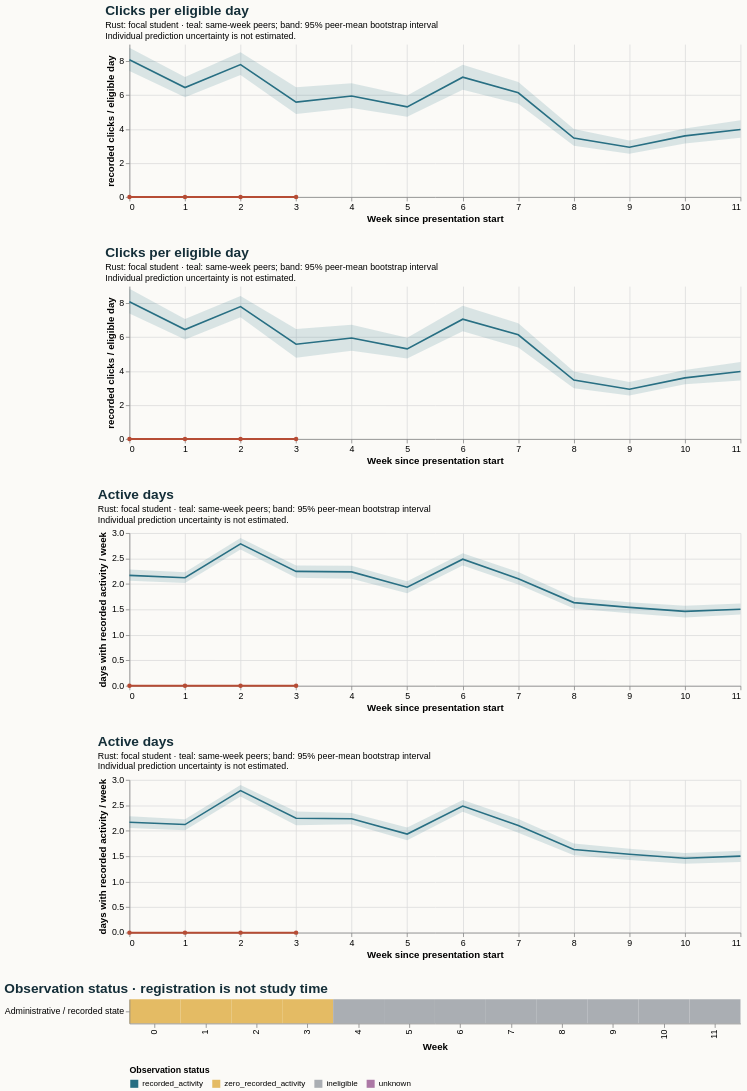

Specify this chart in Vega-Lite:
### Vega-Lite specification from a JSON file in a GitHub repository (floating-point values rounded to 4 significant figures)
{"$schema": "https://vega.github.io/schema/vega-lite/v5.20.1.json", "config": {"axis": {"labelFontSize": 11, "titleFontSize": 12}, "background": "#fbfaf7", "font": "sans-serif", "title": {"anchor": "start", "color": "#142e38", "fontSize": 17, "subtitleFontSize": 11}, "view": {"continuousHeight": 300, "continuousWidth": 300, "stroke": null}}, "datasets": {"data-742c6a8fb82c8370de9a3a588a9fd194": [{"eligible_days": 7.0, "end_day": 6, "logging_completeness": "unknown", "observation_status": "zero_recorded_activity", "row": "Administrative / recorded state", "score_status": "withheld_release_time_unknown", "start_day": 0, "value": 0.0, "week": 0}, {"eligible_days": 7.0, "end_day": 13, "logging_completeness": "unknown", "observation_status": "zero_recorded_activity", "row": "Administrative / recorded state", "score_status": "withheld_release_time_unknown", "start_day": 7, "value": 0.0, "week": 1}, {"eligible_days": 7.0, "end_day": 20, "logging_completeness": "unknown", "observation_status": "zero_recorded_activity", "row": "Administrative / recorded state", "score_status": "withheld_release_time_unknown", "start_day": 14, "value": 0.0, "week": 2}, {"eligible_days": 6.0, "end_day": 27, "logging_completeness": "unknown", "observation_status": "zero_recorded_activity", "row": "Administrative / recorded state", "score_status": "withheld_release_time_unknown", "start_day": 21, "value": 0.0, "week": 3}, {"eligible_days": 0.0, "end_day": 34, "logging_completeness": "unknown", "observation_status": "ineligible", "row": "Administrative / recorded state", "score_status": "withheld_release_time_unknown", "start_day": 28, "value": null, "week": 4}, {"eligible_days": 0.0, "end_day": 41, "logging_completeness": "unknown", "observation_status": "ineligible", "row": "Administrative / recorded state", "score_status": "withheld_release_time_unknown", "start_day": 35, "value": null, "week": 5}, {"eligible_days": 0.0, "end_day": 48, "logging_completeness": "unknown", "observation_status": "ineligible", "row": "Administrative / recorded state", "score_status": "withheld_release_time_unknown", "start_day": 42, "value": null, "week": 6}, {"eligible_days": 0.0, "end_day": 55, "logging_completeness": "unknown", "observation_status": "ineligible", "row": "Administrative / recorded state", "score_status": "withheld_release_time_unknown", "start_day": 49, "value": null, "week": 7}, {"eligible_days": 0.0, "end_day": 62, "logging_completeness": "unknown", "observation_status": "ineligible", "row": "Administrative / recorded state", "score_status": "withheld_release_time_unknown", "start_day": 56, "value": null, "week": 8}, {"eligible_days": 0.0, "end_day": 69, "logging_completeness": "unknown", "observation_status": "ineligible", "row": "Administrative / recorded state", "score_status": "withheld_release_time_unknown", "start_day": 63, "value": null, "week": 9}, {"eligible_days": 0.0, "end_day": 76, "logging_completeness": "unknown", "observation_status": "ineligible", "row": "Administrative / recorded state", "score_status": "withheld_release_time_unknown", "start_day": 70, "value": null, "week": 10}, {"eligible_days": 0.0, "end_day": 83, "logging_completeness": "unknown", "observation_status": "ineligible", "row": "Administrative / recorded state", "score_status": "withheld_release_time_unknown", "start_day": 77, "value": null, "week": 11}], "data-85ce4cecc5739527e2e36e4bf2f4cb23": [{"end_day": 6, "focal_value": 0.0, "peer_ci_high": 8.794, "peer_ci_low": 7.425, "peer_mean": 8.09, "peer_observations": 1167, "peer_people": 1167, "reference": "course", "unit": "recorded clicks / eligible day", "week": 0}, {"end_day": 13, "focal_value": 0.0, "peer_ci_high": 7.069, "peer_ci_low": 5.881, "peer_mean": 6.449, "peer_observations": 1159, "peer_people": 1159, "reference": "course", "unit": "recorded clicks / eligible day", "week": 1}, {"end_day": 20, "focal_value": 0.0, "peer_ci_high": 8.52, "peer_ci_low": 7.186, "peer_mean": 7.8, "peer_observations": 1140, "peer_people": 1140, "reference": "course", "unit": "recorded clicks / eligible day", "week": 2}, {"end_day": 27, "focal_value": 0.0, "peer_ci_high": 6.472, "peer_ci_low": 4.884, "peer_mean": 5.586, "peer_observations": 1132, "peer_people": 1132, "reference": "course", "unit": "recorded clicks / eligible day", "week": 3}, {"end_day": 34, "focal_value": null, "peer_ci_high": 6.697, "peer_ci_low": 5.239, "peer_mean": 5.952, "peer_observations": 1093, "peer_people": 1093, "reference": "course", "unit": "recorded clicks / eligible day", "week": 4}, {"end_day": 41, "focal_value": null, "peer_ci_high": 5.974, "peer_ci_low": 4.732, "peer_mean": 5.31, "peer_observations": 1086, "peer_people": 1086, "reference": "course", "unit": "recorded clicks / eligible day", "week": 5}, {"end_day": 48, "focal_value": null, "peer_ci_high": 7.796, "peer_ci_low": 6.311, "peer_mean": 7.057, "peer_observations": 1075, "peer_people": 1075, "reference": "course", "unit": "recorded clicks / eligible day", "week": 6}, {"end_day": 55, "focal_value": null, "peer_ci_high": 6.774, "peer_ci_low": 5.486, "peer_mean": 6.139, "peer_observations": 1059, "peer_people": 1059, "reference": "course", "unit": "recorded clicks / eligible day", "week": 7}, {"end_day": 62, "focal_value": null, "peer_ci_high": 4.001, "peer_ci_low": 3.012, "peer_mean": 3.471, "peer_observations": 1049, "peer_people": 1049, "reference": "course", "unit": "recorded clicks / eligible day", "week": 8}, {"end_day": 69, "focal_value": null, "peer_ci_high": 3.326, "peer_ci_low": 2.545, "peer_mean": 2.935, "peer_observations": 1032, "peer_people": 1032, "reference": "course", "unit": "recorded clicks / eligible day", "week": 9}, {"end_day": 76, "focal_value": null, "peer_ci_high": 4.033, "peer_ci_low": 3.154, "peer_mean": 3.602, "peer_observations": 1026, "peer_people": 1026, "reference": "course", "unit": "recorded clicks / eligible day", "week": 10}, {"end_day": 83, "focal_value": null, "peer_ci_high": 4.519, "peer_ci_low": 3.496, "peer_mean": 3.979, "peer_observations": 1021, "peer_people": 1021, "reference": "course", "unit": "recorded clicks / eligible day", "week": 11}], "data-9a4a5b01dc8b0103ce2f55eabab09ad3": [{"end_day": 6, "focal_value": 0.0, "peer_ci_high": 2.284, "peer_ci_low": 2.053, "peer_mean": 2.168, "peer_observations": 1167, "peer_people": 1167, "reference": "course", "unit": "days with recorded activity / week", "week": 0}, {"end_day": 13, "focal_value": 0.0, "peer_ci_high": 2.225, "peer_ci_low": 2.01, "peer_mean": 2.123, "peer_observations": 1159, "peer_people": 1159, "reference": "course", "unit": "days with recorded activity / week", "week": 1}, {"end_day": 20, "focal_value": 0.0, "peer_ci_high": 2.899, "peer_ci_low": 2.674, "peer_mean": 2.789, "peer_observations": 1140, "peer_people": 1140, "reference": "course", "unit": "days with recorded activity / week", "week": 2}, {"end_day": 27, "focal_value": 0.0, "peer_ci_high": 2.381, "peer_ci_low": 2.108, "peer_mean": 2.246, "peer_observations": 1132, "peer_people": 1132, "reference": "course", "unit": "days with recorded activity / week", "week": 3}, {"end_day": 34, "focal_value": null, "peer_ci_high": 2.35, "peer_ci_low": 2.13, "peer_mean": 2.237, "peer_observations": 1093, "peer_people": 1093, "reference": "course", "unit": "days with recorded activity / week", "week": 4}, {"end_day": 41, "focal_value": null, "peer_ci_high": 2.065, "peer_ci_low": 1.816, "peer_mean": 1.936, "peer_observations": 1086, "peer_people": 1086, "reference": "course", "unit": "days with recorded activity / week", "week": 5}, {"end_day": 48, "focal_value": null, "peer_ci_high": 2.605, "peer_ci_low": 2.372, "peer_mean": 2.486, "peer_observations": 1075, "peer_people": 1075, "reference": "course", "unit": "days with recorded activity / week", "week": 6}, {"end_day": 55, "focal_value": null, "peer_ci_high": 2.234, "peer_ci_low": 1.962, "peer_mean": 2.104, "peer_observations": 1059, "peer_people": 1059, "reference": "course", "unit": "days with recorded activity / week", "week": 7}, {"end_day": 62, "focal_value": null, "peer_ci_high": 1.749, "peer_ci_low": 1.521, "peer_mean": 1.634, "peer_observations": 1049, "peer_people": 1049, "reference": "course", "unit": "days with recorded activity / week", "week": 8}, {"end_day": 69, "focal_value": null, "peer_ci_high": 1.646, "peer_ci_low": 1.425, "peer_mean": 1.54, "peer_observations": 1032, "peer_people": 1032, "reference": "course", "unit": "days with recorded activity / week", "week": 9}, {"end_day": 76, "focal_value": null, "peer_ci_high": 1.566, "peer_ci_low": 1.353, "peer_mean": 1.462, "peer_observations": 1026, "peer_people": 1026, "reference": "course", "unit": "days with recorded activity / week", "week": 10}, {"end_day": 83, "focal_value": null, "peer_ci_high": 1.609, "peer_ci_low": 1.39, "peer_mean": 1.503, "peer_observations": 1021, "peer_people": 1021, "reference": "course", "unit": "days with recorded activity / week", "week": 11}], "data-ac5f8515908ae07357232ae30691a223": [{"end_day": 6, "focal_value": 0.0, "peer_ci_high": 8.85, "peer_ci_low": 7.397, "peer_mean": 8.09, "peer_observations": 1167, "peer_people": 1167, "reference": "course", "unit": "recorded clicks / eligible day", "week": 0}, {"end_day": 13, "focal_value": 0.0, "peer_ci_high": 7.073, "peer_ci_low": 5.864, "peer_mean": 6.449, "peer_observations": 1159, "peer_people": 1159, "reference": "course", "unit": "recorded clicks / eligible day", "week": 1}, {"end_day": 20, "focal_value": 0.0, "peer_ci_high": 8.42, "peer_ci_low": 7.173, "peer_mean": 7.8, "peer_observations": 1140, "peer_people": 1140, "reference": "course", "unit": "recorded clicks / eligible day", "week": 2}, {"end_day": 27, "focal_value": 0.0, "peer_ci_high": 6.474, "peer_ci_low": 4.787, "peer_mean": 5.586, "peer_observations": 1132, "peer_people": 1132, "reference": "course", "unit": "recorded clicks / eligible day", "week": 3}, {"end_day": 34, "focal_value": null, "peer_ci_high": 6.736, "peer_ci_low": 5.194, "peer_mean": 5.952, "peer_observations": 1093, "peer_people": 1093, "reference": "course", "unit": "recorded clicks / eligible day", "week": 4}, {"end_day": 41, "focal_value": null, "peer_ci_high": 5.967, "peer_ci_low": 4.745, "peer_mean": 5.31, "peer_observations": 1086, "peer_people": 1086, "reference": "course", "unit": "recorded clicks / eligible day", "week": 5}, {"end_day": 48, "focal_value": null, "peer_ci_high": 7.856, "peer_ci_low": 6.349, "peer_mean": 7.057, "peer_observations": 1075, "peer_people": 1075, "reference": "course", "unit": "recorded clicks / eligible day", "week": 6}, {"end_day": 55, "focal_value": null, "peer_ci_high": 6.824, "peer_ci_low": 5.396, "peer_mean": 6.139, "peer_observations": 1059, "peer_people": 1059, "reference": "course", "unit": "recorded clicks / eligible day", "week": 7}, {"end_day": 62, "focal_value": null, "peer_ci_high": 3.974, "peer_ci_low": 2.989, "peer_mean": 3.471, "peer_observations": 1049, "peer_people": 1049, "reference": "course", "unit": "recorded clicks / eligible day", "week": 8}, {"end_day": 69, "focal_value": null, "peer_ci_high": 3.362, "peer_ci_low": 2.563, "peer_mean": 2.935, "peer_observations": 1032, "peer_people": 1032, "reference": "course", "unit": "recorded clicks / eligible day", "week": 9}, {"end_day": 76, "focal_value": null, "peer_ci_high": 4.062, "peer_ci_low": 3.221, "peer_mean": 3.602, "peer_observations": 1026, "peer_people": 1026, "reference": "course", "unit": "recorded clicks / eligible day", "week": 10}, {"end_day": 83, "focal_value": null, "peer_ci_high": 4.531, "peer_ci_low": 3.442, "peer_mean": 3.979, "peer_observations": 1021, "peer_people": 1021, "reference": "course", "unit": "recorded clicks / eligible day", "week": 11}], "data-e97f3944c1980110a9b63e735af9290c": [{"end_day": 6, "focal_value": 0.0, "peer_ci_high": 2.284, "peer_ci_low": 2.062, "peer_mean": 2.168, "peer_observations": 1167, "peer_people": 1167, "reference": "course", "unit": "days with recorded activity / week", "week": 0}, {"end_day": 13, "focal_value": 0.0, "peer_ci_high": 2.231, "peer_ci_low": 2.017, "peer_mean": 2.123, "peer_observations": 1159, "peer_people": 1159, "reference": "course", "unit": "days with recorded activity / week", "week": 1}, {"end_day": 20, "focal_value": 0.0, "peer_ci_high": 2.903, "peer_ci_low": 2.675, "peer_mean": 2.789, "peer_observations": 1140, "peer_people": 1140, "reference": "course", "unit": "days with recorded activity / week", "week": 2}, {"end_day": 27, "focal_value": 0.0, "peer_ci_high": 2.364, "peer_ci_low": 2.122, "peer_mean": 2.246, "peer_observations": 1132, "peer_people": 1132, "reference": "course", "unit": "days with recorded activity / week", "week": 3}, {"end_day": 34, "focal_value": null, "peer_ci_high": 2.356, "peer_ci_low": 2.105, "peer_mean": 2.237, "peer_observations": 1093, "peer_people": 1093, "reference": "course", "unit": "days with recorded activity / week", "week": 4}, {"end_day": 41, "focal_value": null, "peer_ci_high": 2.053, "peer_ci_low": 1.818, "peer_mean": 1.936, "peer_observations": 1086, "peer_people": 1086, "reference": "course", "unit": "days with recorded activity / week", "week": 5}, {"end_day": 48, "focal_value": null, "peer_ci_high": 2.604, "peer_ci_low": 2.365, "peer_mean": 2.486, "peer_observations": 1075, "peer_people": 1075, "reference": "course", "unit": "days with recorded activity / week", "week": 6}, {"end_day": 55, "focal_value": null, "peer_ci_high": 2.235, "peer_ci_low": 1.988, "peer_mean": 2.104, "peer_observations": 1059, "peer_people": 1059, "reference": "course", "unit": "days with recorded activity / week", "week": 7}, {"end_day": 62, "focal_value": null, "peer_ci_high": 1.74, "peer_ci_low": 1.517, "peer_mean": 1.634, "peer_observations": 1049, "peer_people": 1049, "reference": "course", "unit": "days with recorded activity / week", "week": 8}, {"end_day": 69, "focal_value": null, "peer_ci_high": 1.64, "peer_ci_low": 1.426, "peer_mean": 1.54, "peer_observations": 1032, "peer_people": 1032, "reference": "course", "unit": "days with recorded activity / week", "week": 9}, {"end_day": 76, "focal_value": null, "peer_ci_high": 1.572, "peer_ci_low": 1.344, "peer_mean": 1.462, "peer_observations": 1026, "peer_people": 1026, "reference": "course", "unit": "days with recorded activity / week", "week": 10}, {"end_day": 83, "focal_value": null, "peer_ci_high": 1.615, "peer_ci_low": 1.401, "peer_mean": 1.503, "peer_observations": 1021, "peer_people": 1021, "reference": "course", "unit": "days with recorded activity / week", "week": 11}]}, "resolve": {"scale": {"color": "independent"}}, "spacing": 28, "vconcat": [{"data": {"name": "data-85ce4cecc5739527e2e36e4bf2f4cb23"}, "height": 190, "layer": [{"encoding": {"x": {"axis": {"tickMinStep": 1}, "field": "week", "title": "Week since presentation start", "type": "quantitative"}, "y": {"field": "peer_ci_low", "scale": {"zero": true}, "title": "recorded clicks / eligible day", "type": "quantitative"}, "y2": {"field": "peer_ci_high"}}, "mark": {"color": "#286f83", "opacity": 0.16, "type": "area"}}, {"encoding": {"tooltip": [{"field": "week", "type": "quantitative"}, {"field": "peer_mean", "type": "quantitative"}, {"field": "peer_people", "type": "quantitative"}, {"field": "peer_observations", "type": "quantitative"}], "x": {"field": "week", "type": "quantitative"}, "y": {"field": "peer_mean", "type": "quantitative"}}, "mark": {"color": "#286f83", "strokeWidth": 2, "type": "line"}}, {"encoding": {"tooltip": [{"field": "week", "type": "quantitative"}, {"field": "focal_value", "type": "quantitative"}], "x": {"field": "week", "type": "quantitative"}, "y": {"field": "focal_value", "type": "quantitative"}}, "mark": {"color": "#b64c35", "point": {"color": "#b64c35"}, "strokeWidth": 2.5, "type": "line"}}], "title": {"subtitle": ["Rust: focal student · teal: same-week peers; band: 95% peer-mean bootstrap interval", "Individual prediction uncertainty is not estimated."], "text": "Clicks per eligible day"}, "width": 760}, {"data": {"name": "data-ac5f8515908ae07357232ae30691a223"}, "height": 190, "layer": [{"encoding": {"x": {"axis": {"tickMinStep": 1}, "field": "week", "title": "Week since presentation start", "type": "quantitative"}, "y": {"field": "peer_ci_low", "scale": {"zero": true}, "title": "recorded clicks / eligible day", "type": "quantitative"}, "y2": {"field": "peer_ci_high"}}, "mark": {"color": "#286f83", "opacity": 0.16, "type": "area"}}, {"encoding": {"tooltip": [{"field": "week", "type": "quantitative"}, {"field": "peer_mean", "type": "quantitative"}, {"field": "peer_people", "type": "quantitative"}, {"field": "peer_observations", "type": "quantitative"}], "x": {"field": "week", "type": "quantitative"}, "y": {"field": "peer_mean", "type": "quantitative"}}, "mark": {"color": "#286f83", "strokeWidth": 2, "type": "line"}}, {"encoding": {"tooltip": [{"field": "week", "type": "quantitative"}, {"field": "focal_value", "type": "quantitative"}], "x": {"field": "week", "type": "quantitative"}, "y": {"field": "focal_value", "type": "quantitative"}}, "mark": {"color": "#b64c35", "point": {"color": "#b64c35"}, "strokeWidth": 2.5, "type": "line"}}], "title": {"subtitle": ["Rust: focal student · teal: same-week peers; band: 95% peer-mean bootstrap interval", "Individual prediction uncertainty is not estimated."], "text": "Clicks per eligible day"}, "width": 760}, {"data": {"name": "data-e97f3944c1980110a9b63e735af9290c"}, "height": 190, "layer": [{"encoding": {"x": {"axis": {"tickMinStep": 1}, "field": "week", "title": "Week since presentation start", "type": "quantitative"}, "y": {"field": "peer_ci_low", "scale": {"zero": true}, "title": "days with recorded activity / week", "type": "quantitative"}, "y2": {"field": "peer_ci_high"}}, "mark": {"color": "#286f83", "opacity": 0.16, "type": "area"}}, {"encoding": {"tooltip": [{"field": "week", "type": "quantitative"}, {"field": "peer_mean", "type": "quantitative"}, {"field": "peer_people", "type": "quantitative"}, {"field": "peer_observations", "type": "quantitative"}], "x": {"field": "week", "type": "quantitative"}, "y": {"field": "peer_mean", "type": "quantitative"}}, "mark": {"color": "#286f83", "strokeWidth": 2, "type": "line"}}, {"encoding": {"tooltip": [{"field": "week", "type": "quantitative"}, {"field": "focal_value", "type": "quantitative"}], "x": {"field": "week", "type": "quantitative"}, "y": {"field": "focal_value", "type": "quantitative"}}, "mark": {"color": "#b64c35", "point": {"color": "#b64c35"}, "strokeWidth": 2.5, "type": "line"}}], "title": {"subtitle": ["Rust: focal student · teal: same-week peers; band: 95% peer-mean bootstrap interval", "Individual prediction uncertainty is not estimated."], "text": "Active days"}, "width": 760}, {"data": {"name": "data-9a4a5b01dc8b0103ce2f55eabab09ad3"}, "height": 190, "layer": [{"encoding": {"x": {"axis": {"tickMinStep": 1}, "field": "week", "title": "Week since presentation start", "type": "quantitative"}, "y": {"field": "peer_ci_low", "scale": {"zero": true}, "title": "days with recorded activity / week", "type": "quantitative"}, "y2": {"field": "peer_ci_high"}}, "mark": {"color": "#286f83", "opacity": 0.16, "type": "area"}}, {"encoding": {"tooltip": [{"field": "week", "type": "quantitative"}, {"field": "peer_mean", "type": "quantitative"}, {"field": "peer_people", "type": "quantitative"}, {"field": "peer_observations", "type": "quantitative"}], "x": {"field": "week", "type": "quantitative"}, "y": {"field": "peer_mean", "type": "quantitative"}}, "mark": {"color": "#286f83", "strokeWidth": 2, "type": "line"}}, {"encoding": {"tooltip": [{"field": "week", "type": "quantitative"}, {"field": "focal_value", "type": "quantitative"}], "x": {"field": "week", "type": "quantitative"}, "y": {"field": "focal_value", "type": "quantitative"}}, "mark": {"color": "#b64c35", "point": {"color": "#b64c35"}, "strokeWidth": 2.5, "type": "line"}}], "title": {"subtitle": ["Rust: focal student · teal: same-week peers; band: 95% peer-mean bootstrap interval", "Individual prediction uncertainty is not estimated."], "text": "Active days"}, "width": 760}, {"data": {"name": "data-742c6a8fb82c8370de9a3a588a9fd194"}, "encoding": {"color": {"field": "observation_status", "legend": {"labelLimit": 260, "orient": "bottom"}, "scale": {"domain": ["recorded_activity", "zero_recorded_activity", "ineligible", "unknown"], "range": ["#286f83", "#e4bb64", "#aaaeb3", "#ac78a5"]}, "title": "Observation status", "type": "nominal"}, "tooltip": [{"field": "week", "type": "quantitative"}, {"field": "eligible_days", "type": "quantitative"}, {"field": "observation_status", "type": "nominal"}, {"field": "logging_completeness", "type": "nominal"}], "x": {"field": "week", "title": "Week", "type": "ordinal"}, "y": {"field": "row", "title": null, "type": "nominal"}}, "height": 30, "mark": {"type": "rect"}, "title": "Observation status · registration is not study time", "width": 760}]}
